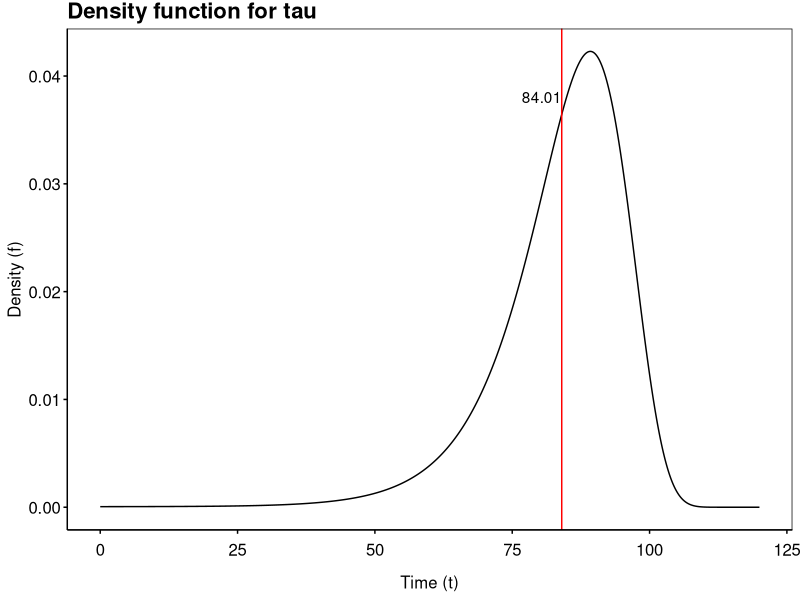

This chart was generated by the following R code: (Note: this script raises an error after producing the figure.)
## ---- chunk 1
library(knitr)
if (knitr::is_latex_output()) {
  knitr::opts_chunk$set(
    fig.show = 'hide',
    results = 'hide',
    echo = FALSE,
    warning=FALSE,
    message = FALSE
  )
} else {
  knitr::opts_chunk$set(
    warning=FALSE,
    message = FALSE
  )
}
library(ggplot2)
library(dplyr)
theme_custom <- function() {
  
  theme_minimal() %+replace%
    
    theme(
      
      panel.grid.major = element_blank(),
      panel.grid.minor = element_blank(),
      panel.border = element_rect(colour = "black", fill=NA),
      axis.ticks = element_line(),
      #axis.line.x = element_line(color = "#C5C5C5"),
      axis.line = element_line(color = "black"),
      #axis.ticks = element_blank(),
      legend.position = "bottom",
      legend.title = element_blank(),
      #plot.background = element_rect(fill='transparent', color=NA),
      
      plot.title = element_text(             #title
                   #family = font,            #set font family
                   size = 16,                #set font size
                   face = 'bold',            #bold typeface
                   hjust = 0,                #left align
                   vjust = 2,
                   color = "black"),               #raise slightly
      
      plot.subtitle = element_text(          #subtitle
                   #family = font,            #font family
                   size = 12,
                   color = "black"),               #font size
      
      plot.caption = element_text(           #caption
                   #family = font,            #font family
                    face = "italic",
                   size = 8,                 #font size
                   hjust = 1,
                   color = "black"),               #right align
      
      axis.title = element_text(             #axis titles
                   #family = font,            #font family
                   size = 12,
                   color = "black"),               #font size
      
      axis.text = element_text(              #axis text
                   #family = font,            #axis famuly
                   size = 12,
                   color = "black"),                #font size
      
      axis.text.x = element_text(            #margin for axis text
                    margin=margin(5, b = 10))
      
    )
}
## ---- chunk 2
mu12 <- function(t) {
  0.000035 + 10^(4.6-10+0.015*t)
}
mu13 <- function(t) {
  0.00005 + 10^(4.6-10+0.05*t)
}
mu11 <- function(t) {
  -mu12(t)-mu13(t)
}
mu21 <- function(t) {
  0.00005 + 10^(4.6-10+0.015*t)
}
mu23 <- function(t) {
  0.0001 + 10^(4.6-10+0.05*t)
}
mu22 <- function(t) {
  -mu21(t)-mu23(t)
}
mu31 <- function(t) {0}
mu32 <- function(t) {0}
mu33 <- function(t) {0}
M <- function(t) {
  matrix(
    c(mu11(t),mu21(t),mu31(t),
      mu12(t),mu22(t),mu32(t),
      mu13(t),mu23(t),mu33(t)),
    ncol = 3
  )
}
M(0)
## ---- chunk 3
n <- 12 #monthly
h <- 1/n
N <- 120 #max number years
T_matrix <- function(t) {
  matrix(
    c(mu11(t),mu21(t),
      mu12(t),mu22(t)),
    ncol = 2
  )
}
T_matrix(0)
t_matrix <- function(t) {
  matrix(
    c(mu13(t),mu23(t)),
    ncol=1
  )
}
t_matrix(0)
library(rlist)
#Initial condition t=0
T_product_integral <- list(diag(c(1,1)))
pi <- matrix(c(1,0),ncol = 1)
f <- t(pi) %*% diag(c(1,1)) %*% t_matrix(0)
F <- 1-t(pi) %*% diag(c(1,1)) %*% matrix(c(1,1),ncol = 1)
for (i in 1:(N*n)) {
  x_1 <- i/n
  x_0 <- (i-1)/n
  T_0 <- T_matrix(x_0)
  M_0 <- T_product_integral[[i]]
  M_1 <- h*M_0 %*% T_0 + M_0
  T_product_integral <- list.append(T_product_integral,M_1)
  f <- c(f,t(pi) %*% M_1 %*% t_matrix(x_1))
  F <- c(F,1-t(pi) %*% M_1 %*% matrix(c(1,1),ncol = 1))
}
## ---- chunk 4
library(ggplot2)
df <- data.frame(t = 0:(N*n)/n,
           f = f)
p <- ggplot(data = df) + geom_line(aes(x=t,y=f)) +
  geom_vline(xintercept = sum(df$t * df$f)/n, color = "red")+
  annotate(geom = "text",x=sum(df$t * df$f)/n,y=max(df$f)*0.9,label = round(sum(df$t * df$f)/n,digits = 2),hjust = 1) +
  labs(title = "Density function for tau",
       x = "Time (t)", y= "Density (f)") +
  theme_custom()
ggsave("figures/ex1_PT_dist.png",bg='transparent',plot = p, height = 1080,width = 1620, units="px")
knitr::include_graphics("figures/ex1_PT_dist.png")
## ---- chunk 5
options(scipen = 999)
## ---- chunk 6
Z <- 1
h <- 1/12
mu <- M(0)[Z,]
p <- c(1,0,0) + mu*h
p
## ---- chunk 7
U <- runif(1,0,1)
Z <- ifelse(U<=p[1],1,ifelse(U<=p[1]+p[2],2,3))
Z
## ---- chunk 8
set.seed(67)
n <- 120*12
U <- runif(n,0,1)
results <- data.frame(t = 0:(n)*h,
                      U = c(U,NA),
                      Z = NA,
                      p_Z1 = NA,
                      p_Z2 = NA,
                      p_Z3 = NA)
results[1,"Z"] <- 1
plot <- data.frame(t=0,Z=1,tend = NA, Zend = 1)
j <- 1
Z <- 1
for (i in 1:n) {
  t <- results[i,"t"]
  p <- c(1*(Z == 1),1*(Z == 2),1*(Z == 3)) +
    M(t)[Z,]*h
  results[i,c("p_Z1","p_Z2","p_Z3")] <- p
  u <- results[i,"U"]
  Z_new <- ifelse(u<=p[1],1,ifelse(u<=p[1]+p[2],2,3))
  results[i+1,"Z"] <- Z_new
  if (Z_new != Z) {
    plot[j,"tend"] <- t+h
    j <- j + 1 
    plot[j,] <- c(t+h,Z_new,NA,Z_new)
  }
  Z <- Z_new
}
plot[j,"tend"] <- 120
sum(results$Z == 1)
sum(results$Z == 2)
sum(results$Z == 3)
## ---- chunk 9
p <- ggplot(plot,aes(x=t, y=Z, xend=tend, yend=Zend)) +
  geom_segment() + #Horisontal lines
  geom_point() + #Starting point
  geom_point(aes(x=tend, y=Z), shape=1) +
  labs(title = "Realization of Z") +
  theme_custom() + scale_y_continuous(breaks = c(1,2,3))
ggsave("figures/ex1_Z_realization.png",bg='transparent',plot = p, height = 1080,width = 1620, units="px")
knitr::include_graphics("figures/ex1_Z_realization.png")
## ---- chunk 10
library(openxlsx)
tbl <- read.xlsx("data/wsj_yields.xlsx", sheet = "Formatted") %>%
  mutate(date = as.Date(date, origin = "1899-12-30"),
         maturity = as.Date(maturity, origin = "1899-12-30"),
         price = (bid + ask)/2,
         time = as.numeric(difftime(maturity,date, units = "days")) / 365.25,
         estYield = -log(price/100)*100/time-coupon.rate,
         asked.estYield = -log(ask/100)*100/time-coupon.rate)

library(ggplot2)
p <- ggplot() +
  geom_point(data = filter(tbl, time>17.5 | time<10),aes(x= time, y = asked.yield)) + theme_custom() +
  labs(title = "Yields for different maturities (17-02-2023)",
       x = "Time to maturty (T - t)",
       y = "Yield Y(t,T]")

ggsave("figures/ph_est_data.png",bg='transparent',plot = p, height = 1080,width = 1620, units="px")
knitr::include_graphics("figures/ph_est_data.png")
